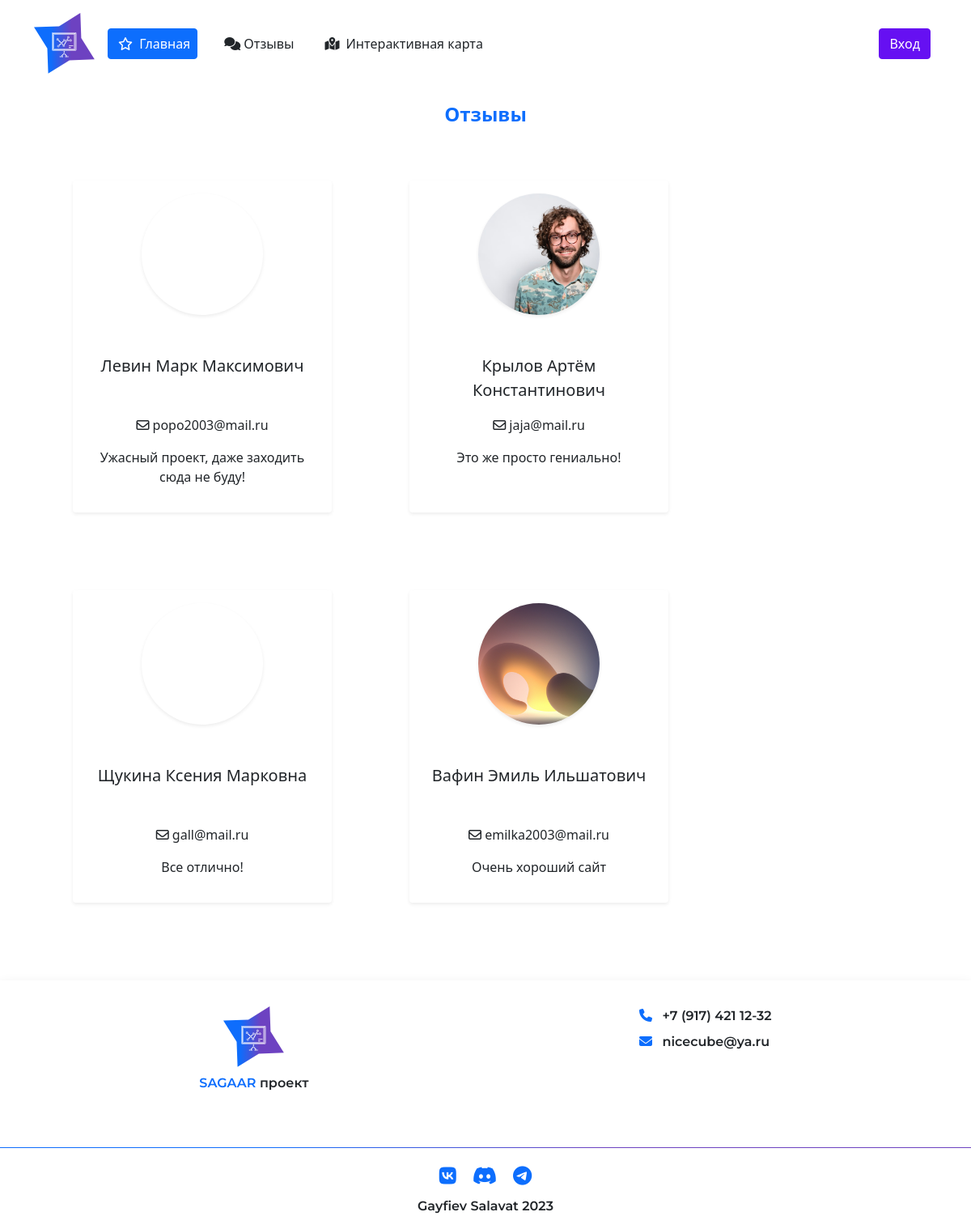
Page /comments/ on the committed database.
### app/models.py (models this page shows, shortened)
class CommentUser(models.Model): # комментарии
    user = models.ForeignKey(CustomUser, on_delete=models.CASCADE, verbose_name='Пользователь')
    create_date_comment = models.DateTimeField('Дата создания комментария',auto_now_add=True)
    posted = models.BooleanField('Отображается или нет', default=False)
    comment = models.TextField('Комментарий', max_length=500)
    class Meta:
        verbose_name = 'Комментарий'
        verbose_name_plural = 'Комментарии'

class CustomUser(AbstractUser): # пользователь
    patronymic = models.CharField('Отчество', max_length=50, null=True)
    avatar = models.ImageField('Аватарка', upload_to='users/')

### app/views.py (the view)
# urls.py: path('comments/', views.getCommentsAllView, name = 'coms'),
def getCommentsAllView(req):
    page_name = 'comments.html'
    obj = CommentUser.objects.filter(posted=True).order_by('-create_date_comment')
    values = {
        'obj':obj
    }
    return render(req, page_name, values)

### app/templates/comments.html (shortened to what this page needs)
{% extends './base.html' %}
{% load static %}
{% block content %}
<div class="container mt-3">
    <p class = 'text-center fs-4 fw-bold text-primary'>Отзывы</p>
    <div class="comment_content d-flex mt-3 flex-wrap">
        {% for o in obj %}
            <div class="box-comment shadow-sm rounded d-flex flex-column align-items-center p-3 m-5" style = 'min-width: 320px; max-width: 320px; min-height: 200px;'>
                <div class = 'avatar shadow-sm rounded-circle' style = '
                    height:150px;
                    width: 150px;
                    background-image: url("{{o.user.avatar.url}}");
                    background-repeat:no-repeat;
                    background-position:center;
                    background-size:cover;
                    '></div>
                <div class ='mt-5'>
                    <p class = 'fs-5 text-center mx-auto' style="min-height: 60px;"> {{ o.user.last_name }} {{ o.user.first_name }} {{ o.user.patronymic }} </p>
                    <p class = 'text-center'>  <i class="fa-regular fa-envelope"></i> {{ o.user.email }} </p>
                    <p class = 'text-center'> {{ o.comment }} </p>
                </div>
            </div>
        {% empty %}
            <p class = 'text-center text-danger fs-2'>В бд пусто.</p>
        {% endfor %}
    </div>
</div>
{% endblock content %}

### rows in the picture
CommentUser: user.last_name "Левин", user.first_name "Марк", user.patronymic "Максимович", user.email "popo2003@mail.ru", comment "Ужасный проект, даже заходить сюда не буду!"
CommentUser: user.avatar (picture), user.last_name "Крылов", user.first_name "Артём", user.patronymic "Константинович", user.email "jaja@mail.ru", comment "Это же просто гениально!"
CommentUser: user.last_name "Щукина", user.first_name "Ксения", user.patronymic "Марковна", user.email "gall@mail.ru", comment "Все отлично!"
CommentUser: user.avatar (picture), user.last_name "Вафин", user.first_name "Эмиль", user.patronymic "Ильшатович", user.email "emilka2003@mail.ru", comment "Очень хороший сайт"
